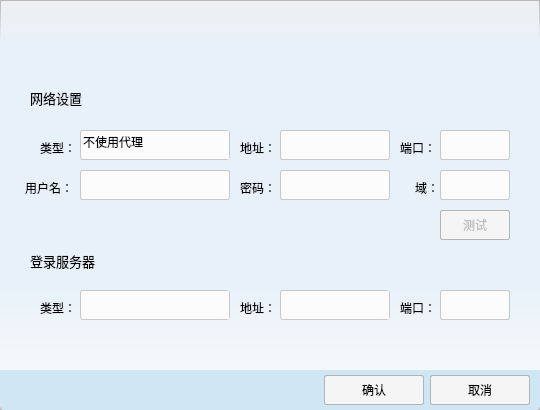
  <widget class="QFrame" name="frame_2">
   <property name="enabled">
    <bool>true</bool>
   </property>
   <property name="geometry">
    <rect>
     <x>0</x>
     <y>70</y>
     <width>540</width>
     <height>410</height>
    </rect>
   </property>
   <property name="styleSheet">
    <string notr="true">QFrame#frame_2{
	border-radius:5px;	
	
}</string>
   </property>
   <property name="frameShape">
    <enum>QFrame::StyledPanel</enum>
   </property>
   <property name="frameShadow">
    <enum>QFrame::Raised</enum>
   </property>
   <widget class="QLabel" name="Animation_2">
    <property name="geometry">
     <rect>
      <x>0</x>
      <y>0</y>
      <width>540</width>
      <height>225</height>
     </rect>
    </property>
    <property name="styleSheet">
     <string notr="true">QLabel#Animation_2{
	border-style: outset; 
	border-radius:5px;
}
</string>
    </property>
    <property name="text">
     <string/>
    </property>
   </widget>
   <widget class="PressFrame" name="contralFrame_2">
    <property name="enabled">
     <bool>true</bool>
    </property>
    <property name="geometry">
     <rect>
      <x>0</x>
      <y>0</y>
      <width>540</width>
      <height>410</height>
     </rect>
    </property>
    <property name="styleSheet">
     <string notr="true">QFrame#contralFrame_2{	
	background-color: qlineargradient(spread:pad, x1:0, y1:0, x2:0, y2:1, stop:0 rgba(232, 241, 249, 0), stop:0.1 rgba(232, 241, 249, 1), stop:0.2 rgba(232, 241, 249, 255), stop:0.7 rgba(232, 241, 249, 255),stop:1 rgba(252, 252, 252, 255));
	border-radius:5px;
}
</string>
    </property>
    <property name="frameShape">
     <enum>QFrame::StyledPanel</enum>
    </property>
    <property name="frameShadow">
     <enum>QFrame::Raised</enum>
    </property>
    <widget class="QPushButton" name="closeButton_2">
     <property name="geometry">
      <rect>
       <x>505</x>
       <y>0</y>
       <width>35</width>
       <height>35</height>
      </rect>
     </property>
     <property name="minimumSize">
      <size>
       <width>35</width>
       <height>35</height>
      </size>
     </property>
     <property name="maximumSize">
      <size>
       <width>35</width>
       <height>35</height>
      </size>
     </property>
     <property name="styleSheet">
      <string notr="true">QPushButton#closeButton_2{
	border-style: solid;
}

QPushButton#closeButton_2:hover{
	
	background-color: rgb(230, 75, 75);
}
 
QPushButton#closeButton_2:pressed{	
	background-color: rgb(153, 49, 49);
}</string>
     </property>
     <property name="text">
      <string/>
     </property>
     <property name="icon">
      <iconset resource="res.qrc">
       <normaloff>:/icon/关闭 (1).png</normaloff>:/icon/关闭 (1).png</iconset>
     </property>
     <property name="iconSize">
      <size>
       <width>15</width>
       <height>15</height>
      </size>
     </property>
    </widget>
    <widget class="QPushButton" name="minButton_2">
     <property name="geometry">
      <rect>
       <x>470</x>
       <y>0</y>
       <width>35</width>
       <height>35</height>
      </rect>
     </property>
     <property name="minimumSize">
      <size>
       <width>35</width>
       <height>35</height>
      </size>
     </property>
     <property name="maximumSize">
      <size>
       <width>35</width>
       <height>35</height>
      </size>
     </property>
     <property name="styleSheet">
      <string notr="true">QPushButton#minButton_2{
	border-style: solid;
}

QPushButton#minButton_2:hover{
	
	background-color: rgba(255, 255, 255, 25);
}
 
QPushButton#minButton_2:pressed{
	background-color: rgba(255, 255, 255, 50);
}</string>
     </property>
     <property name="text">
      <string/>
     </property>
     <property name="icon">
      <iconset resource="res.qrc">
       <normaloff>:/icon/最小化 (4).png</normaloff>:/icon/最小化 (4).png</iconset>
     </property>
     <property name="iconSize">
      <size>
       <width>15</width>
       <height>15</height>
      </size>
     </property>
    </widget>
    <widget class="QLabel" name="label_2">
     <property name="geometry">
      <rect>
       <x>30</x>
       <y>90</y>
       <width>72</width>
       <height>16</height>
      </rect>
     </property>
     <property name="font">
      <font>
       <family>Microsoft YaHei UI</family>
       <pointsize>10</pointsize>
      </font>
     </property>
     <property name="text">
      <string>网络设置</string>
     </property>
    </widget>
    <widget class="QLabel" name="label_3">
     <property name="geometry">
      <rect>
       <x>40</x>
       <y>140</y>
       <width>41</width>
       <height>16</height>
      </rect>
     </property>
     <property name="font">
      <font>
       <family>Microsoft YaHei UI</family>
       <pointsize>9</pointsize>
      </font>
     </property>
     <property name="text">
      <string>类型：</string>
     </property>
    </widget>
    <widget class="QLabel" name="label_4">
     <property name="geometry">
      <rect>
       <x>240</x>
       <y>140</y>
       <width>72</width>
       <height>15</height>
      </rect>
     </property>
     <property name="font">
      <font>
       <family>Microsoft YaHei UI</family>
       <pointsize>9</pointsize>
      </font>
     </property>
     <property name="text">
      <string>地址：</string>
     </property>
    </widget>
    <widget class="QLabel" name="label_5">
     <property name="geometry">
      <rect>
       <x>400</x>
       <y>140</y>
       <width>41</width>
       <height>16</height>
      </rect>
     </property>
     <property name="font">
      <font>
       <family>Microsoft YaHei UI</family>
       <pointsize>9</pointsize>
      </font>
     </property>
     <property name="text">
      <string>端口：</string>
     </property>
    </widget>
    <widget class="QLabel" name="label_6">
     <property name="geometry">
      <rect>
       <x>25</x>
       <y>180</y>
       <width>72</width>
       <height>15</height>
      </rect>
     </property>
     <property name="font">
      <font>
       <family>Microsoft YaHei UI</family>
       <pointsize>9</pointsize>
      </font>
     </property>
     <property name="text">
      <string>用户名：</string>
     </property>
    </widget>
    <widget class="QLabel" name="label_7">
     <property name="geometry">
      <rect>
       <x>240</x>
       <y>180</y>
       <width>72</width>
       <height>15</height>
      </rect>
     </property>
     <property name="font">
      <font>
       <family>Microsoft YaHei UI</family>
       <pointsize>9</pointsize>
      </font>
     </property>
     <property name="text">
      <string>密码：</string>
     </property>
    </widget>
    <widget class="QLabel" name="label_8">
     <property name="geometry">
      <rect>
       <x>415</x>
       <y>180</y>
       <width>31</width>
       <height>16</height>
      </rect>
     </property>
     <property name="font">
      <font>
       <family>Microsoft YaHei UI</family>
       <pointsize>9</pointsize>
      </font>
     </property>
     <property name="text">
      <string>域：</string>
     </property>
    </widget>
    <widget class="QLabel" name="label_9">
     <property name="geometry">
      <rect>
       <x>240</x>
       <y>300</y>
       <width>41</width>
       <height>16</height>
      </rect>
     </property>
     <property name="font">
      <font>
       <family>Microsoft YaHei UI</family>
       <pointsize>9</pointsize>
      </font>
     </property>
     <property name="text">
      <string>地址：</string>
     </property>
    </widget>
    <widget class="QLabel" name="label_10">
     <property name="geometry">
      <rect>
       <x>40</x>
       <y>300</y>
       <width>41</width>
       <height>16</height>
      </rect>
     </property>
     <property name="font">
      <font>
       <family>Microsoft YaHei UI</family>
       <pointsize>9</pointsize>
      </font>
     </property>
     <property name="text">
      <string>类型：</string>
     </property>
    </widget>
    <widget class="PressFrame" name="backgroundFrame">
     <property name="geometry">
      <rect>
       <x>0</x>
       <y>370</y>
       <width>540</width>
       <height>40</height>
      </rect>
     </property>
     <property name="styleSheet">
      <string notr="true">QFrame#backgroundFrame{
	
	background-color: rgb(207, 231, 244);
	border-bottom-right-radius: 5px;
	border-bottom-left-radius: 5px;
}
</string>
     </property>
     <property name="frameShape">
      <enum>QFrame::StyledPanel</enum>
     </property>
     <property name="frameShadow">
      <enum>QFrame::Raised</enum>
     </property>
     <widget class="QPushButton" name="okButton">
      <property name="geometry">
       <rect>
        <x>324</x>
        <y>5</y>
        <width>100</width>
        <height>30</height>
       </rect>
      </property>
      <property name="font">
       <font>
        <family>Microsoft YaHei UI</family>
       </font>
      </property>
      <property name="styleSheet">
       <string notr="true">QPushButton#okButton{
	background-color: rgb(245, 245, 245);
	border:1px solid rgb(180, 180, 180);
	border-radius:2px;
}

QPushButton#okButton:hover {
	background-color:rgb(184, 231, 255);
}

QPushButton#okButton:pressed{
	background-color: rgb(240, 240, 240);
}</string>
      </property>
      <property name="text">
       <string>确认</string>
      </property>
     </widget>
     <widget class="QPushButton" name="cancelButton">
      <property name="geometry">
       <rect>
        <x>430</x>
        <y>5</y>
        <width>100</width>
        <height>30</height>
       </rect>
      </property>
      <property name="font">
       <font>
        <family>Microsoft YaHei UI</family>
       </font>
      </property>
      <property name="styleSheet">
       <string notr="true">QPushButton#cancelButton{
	background-color: rgb(245, 245, 245);
	border:1px solid rgb(180, 180, 180);
	border-radius:2px;
}

QPushButton#cancelButton:hover {
	background-color:rgb(184, 231, 255);
}

QPushButton#cancelButton:pressed{	
	
	background-color: rgb(240, 240, 240);
}</string>
      </property>
      <property name="text">
       <string>取消</string>
      </property>
     </widget>
    </widget>
    <widget class="QComboBox" name="ComboBox_2">
     <property name="geometry">
      <rect>
       <x>80</x>
       <y>130</y>
       <width>150</width>
       <height>30</height>
      </rect>
     </property>
     <property name="font">
      <font>
       <family>Microsoft YaHei UI</family>
       <pointsize>12</pointsize>
       <weight>50</weight>
       <italic>false</italic>
       <bold>false</bold>
      </font>
     </property>
     <property name="styleSheet">
      <string notr="true">QComboBox{
	border: 1px solid rgb(200, 200, 200);
	background-color: rgb(252, 252, 252);		
	border-radius: 3px;	
}

QComboBox:editable:hover{
	border-color:rgb(6, 163, 220);	
	border-width: 1px;
}
QComboBox::down-arrow {			
   	border-style: solid;	
	border-image: url(:/icon/comboBox.png);
}

QComboBox::drop-down{	
	background-color: rgb(252, 252, 252);
	width: 30px;
}

</string>
     </property>
     <property name="editable">
      <bool>true</bool>
     </property>
     <property name="duplicatesEnabled">
      <bool>false</bool>
     </property>
     <property name="frame">
      <bool>true</bool>
     </property>
     <item>
      <property name="text">
       <string>不使用代理</string>
      </property>
     </item>
    </widget>
    <widget class="QLineEdit" name="lineEdit_2">
     <property name="geometry">
      <rect>
       <x>280</x>
       <y>130</y>
       <width>110</width>
       <height>30</height>
      </rect>
     </property>
     <property name="font">
      <font>
       <family>Microsoft YaHei UI</family>
       <pointsize>12</pointsize>
      </font>
     </property>
     <property name="styleSheet">
      <string notr="true">QLineEdit{
	border-width: 1px;	
	border-style: solid;
	border-color: rgb(200, 200, 200);		
	border-radius: 2px;
	background-color: rgb(252, 252, 252);
}

QLineEdit:hover{
	border-width: 1px;
	border-color:rgb(6, 163, 220);
}</string>
     </property>
     <property name="echoMode">
      <enum>QLineEdit::Normal</enum>
     </property>
     <property name="readOnly">
      <bool>false</bool>
     </property>
    </widget>
    <widget class="QLineEdit" name="lineEdit_3">
     <property name="geometry">
      <rect>
       <x>440</x>
       <y>130</y>
       <width>70</width>
       <height>30</height>
      </rect>
     </property>
     <property name="font">
      <font>
       <family>Microsoft YaHei UI</family>
       <pointsize>12</pointsize>
      </font>
     </property>
     <property name="styleSheet">
      <string notr="true">QLineEdit{
	border-width: 1px;	
	border-style: solid;
	border-color: rgb(200, 200, 200);		
	border-radius: 2px;
	background-color: rgb(252, 252, 252);
}

QLineEdit:hover{
	border-width: 1px;
	border-color:rgb(6, 163, 220);
}</string>
     </property>
     <property name="echoMode">
      <enum>QLineEdit::Password</enum>
     </property>
    </widget>
    <widget class="QLabel" name="label_12">
     <property name="geometry">
      <rect>
       <x>30</x>
       <y>250</y>
       <width>91</width>
       <height>21</height>
      </rect>
     </property>
     <property name="font">
      <font>
       <family>Microsoft YaHei UI</family>
       <pointsize>10</pointsize>
      </font>
     </property>
     <property name="text">
      <string>登录服务器</string>
     </property>
    </widget>
    <widget class="QLineEdit" name="lineEdit_4">
     <property name="geometry">
      <rect>
       <x>80</x>
       <y>170</y>
       <width>150</width>
       <height>30</height>
      </rect>
     </property>
     <property name="font">
      <font>
       <family>Microsoft YaHei UI</family>
       <pointsize>12</pointsize>
      </font>
     </property>
     <property name="styleSheet">
      <string notr="true">QLineEdit{
	border-width: 1px;	
	border-style: solid;
	border-color: rgb(200, 200, 200);		
	border-radius: 2px;
	background-color: rgb(252, 252, 252);
}

QLineEdit:hover{
	border-width: 1px;
	border-color:rgb(6, 163, 220);
}</string>
     </property>
     <property name="echoMode">
      <enum>QLineEdit::Password</enum>
     </property>
    </widget>
    <widget class="QLineEdit" name="lineEdit_5">
     <property name="geometry">
      <rect>
       <x>280</x>
       <y>170</y>
       <width>110</width>
       <height>30</height>
      </rect>
     </property>
     <property name="font">
      <font>
       <family>Microsoft YaHei UI</family>
       <pointsize>12</pointsize>
      </font>
     </property>
     <property name="styleSheet">
      <string notr="true">QLineEdit{
	border-width: 1px;	
	border-style: solid;
	border-color: rgb(200, 200, 200);		
	border-radius: 2px;
	background-color: rgb(252, 252, 252);
}

QLineEdit:hover{
	border-width: 1px;
	border-color:rgb(6, 163, 220);
}</string>
     </property>
     <property name="echoMode">
      <enum>QLineEdit::Normal</enum>
     </property>
     <property name="readOnly">
      <bool>false</bool>
     </property>
    </widget>
    <widget class="QLineEdit" name="lineEdit_6">
     <property name="geometry">
      <rect>
       <x>440</x>
       <y>170</y>
       <width>70</width>
       <height>30</height>
      </rect>
     </property>
     <property name="font">
      <font>
       <family>Microsoft YaHei UI</family>
       <pointsize>12</pointsize>
      </font>
     </property>
     <property name="styleSheet">
      <string notr="true">QLineEdit{
	border-width: 1px;	
	border-style: solid;
	border-color: rgb(200, 200, 200);		
	border-radius: 2px;
	background-color: rgb(252, 252, 252);
}

QLineEdit:hover{
	border-width: 1px;
	border-color:rgb(6, 163, 220);
}</string>
     </property>
     <property name="echoMode">
      <enum>QLineEdit::Password</enum>
     </property>
    </widget>
    <widget class="QComboBox" name="numberComboBox_3">
     <property name="geometry">
      <rect>
       <x>80</x>
       <y>290</y>
       <width>150</width>
       <height>30</height>
      </rect>
     </property>
     <property name="font">
      <font>
       <family>Microsoft YaHei UI</family>
       <pointsize>12</pointsize>
       <weight>50</weight>
       <italic>false</italic>
       <bold>false</bold>
      </font>
     </property>
     <property name="styleSheet">
      <string notr="true">QComboBox{
	border: 1px solid rgb(200, 200, 200);
	background-color: rgb(252, 252, 252);		
	border-radius: 3px;	
}

QComboBox:editable:hover{
	border-color:rgb(6, 163, 220);	
	border-width: 1px;
}
QComboBox::down-arrow {			
   	border-style: solid;	
	border-image: url(:/icon/comboBox.png);
}

QComboBox::drop-down{	
	background-color: rgb(252, 252, 252);
	width: 30px;
}

</string>
     </property>
     <property name="editable">
      <bool>true</bool>
     </property>
     <property name="duplicatesEnabled">
      <bool>false</bool>
     </property>
     <property name="frame">
      <bool>true</bool>
     </property>
    </widget>
    <widget class="QComboBox" name="numberComboBox_4">
     <property name="geometry">
      <rect>
       <x>280</x>
       <y>290</y>
       <width>110</width>
       <height>30</height>
      </rect>
     </property>
     <property name="font">
      <font>
       <family>Microsoft YaHei UI</family>
       <pointsize>12</pointsize>
       <weight>50</weight>
       <italic>false</italic>
       <bold>false</bold>
      </font>
     </property>
     <property name="styleSheet">
      <string notr="true">QComboBox{
	border: 1px solid rgb(200, 200, 200);
	background-color: rgb(252, 252, 252);		
	border-radius: 3px;	
}

QComboBox:editable:hover{
	border-color:rgb(6, 163, 220);	
	border-width: 1px;
}
QComboBox::down-arrow {			
   	border-style: solid;	
	border-image: url(:/icon/comboBox.png);
}

QComboBox::drop-down{	
	background-color: rgb(252, 252, 252);
	width: 30px;
}

</string>
     </property>
     <property name="editable">
      <bool>true</bool>
     </property>
     <property name="duplicatesEnabled">
      <bool>false</bool>
     </property>
     <property name="frame">
      <bool>true</bool>
     </property>
    </widget>
    <widget class="QLabel" name="label_13">
     <property name="geometry">
      <rect>
       <x>400</x>
       <y>300</y>
       <width>41</width>
       <height>16</height>
      </rect>
     </property>
     <property name="font">
      <font>
       <family>Microsoft YaHei UI</family>
       <pointsize>9</pointsize>
      </font>
     </property>
     <property name="text">
      <string>端口：</string>
     </property>
    </widget>
    <widget class="QLineEdit" name="lineEdit_7">
     <property name="geometry">
      <rect>
       <x>440</x>
       <y>290</y>
       <width>70</width>
       <height>30</height>
      </rect>
     </property>
     <property name="font">
      <font>
       <family>Microsoft YaHei UI</family>
       <pointsize>12</pointsize>
      </font>
     </property>
     <property name="styleSheet">
      <string notr="true">QLineEdit{
	border-width: 1px;	
	border-style: solid;
	border-color: rgb(200, 200, 200);		
	border-radius: 2px;
	background-color: rgb(252, 252, 252);
}

QLineEdit:hover{
	border-width: 1px;
	border-color:rgb(6, 163, 220);
}</string>
     </property>
     <property name="echoMode">
      <enum>QLineEdit::Password</enum>
     </property>
    </widget>
    <widget class="QPushButton" name="testButton">
     <property name="enabled">
      <bool>false</bool>
     </property>
     <property name="geometry">
      <rect>
       <x>440</x>
       <y>210</y>
       <width>70</width>
       <height>30</height>
      </rect>
     </property>
     <property name="font">
      <font>
       <family>Microsoft YaHei UI</family>
      </font>
     </property>
     <property name="styleSheet">
      <string notr="true">QPushButton#testButton{
	background-color: rgb(245, 245, 245);
	border:1px solid rgb(180, 180, 180);
	border-radius:2px;
}

QPushButton#testButton:hover {
	background-color:rgb(184, 231, 255);
}

QPushButton#testButton:pressed{
	background-color: rgb(240, 240, 240);
}</string>
     </property>
     <property name="text">
      <string>测试</string>
     </property>
    </widget>
    <zorder>label_2</zorder>
    <zorder>label_3</zorder>
    <zorder>label_4</zorder>
    <zorder>label_5</zorder>
    <zorder>label_6</zorder>
    <zorder>label_7</zorder>
    <zorder>label_8</zorder>
    <zorder>label_9</zorder>
    <zorder>label_10</zorder>
    <zorder>backgroundFrame</zorder>
    <zorder>ComboBox_2</zorder>
    <zorder>lineEdit_2</zorder>
    <zorder>lineEdit_3</zorder>
    <zorder>label_12</zorder>
    <zorder>lineEdit_4</zorder>
    <zorder>lineEdit_5</zorder>
    <zorder>lineEdit_6</zorder>
    <zorder>numberComboBox_3</zorder>
    <zorder>numberComboBox_4</zorder>
    <zorder>label_13</zorder>
    <zorder>lineEdit_7</zorder>
    <zorder>testButton</zorder>
    <zorder>minButton_2</zorder>
    <zorder>closeButton_2</zorder>
   </widget>
  </widget>
